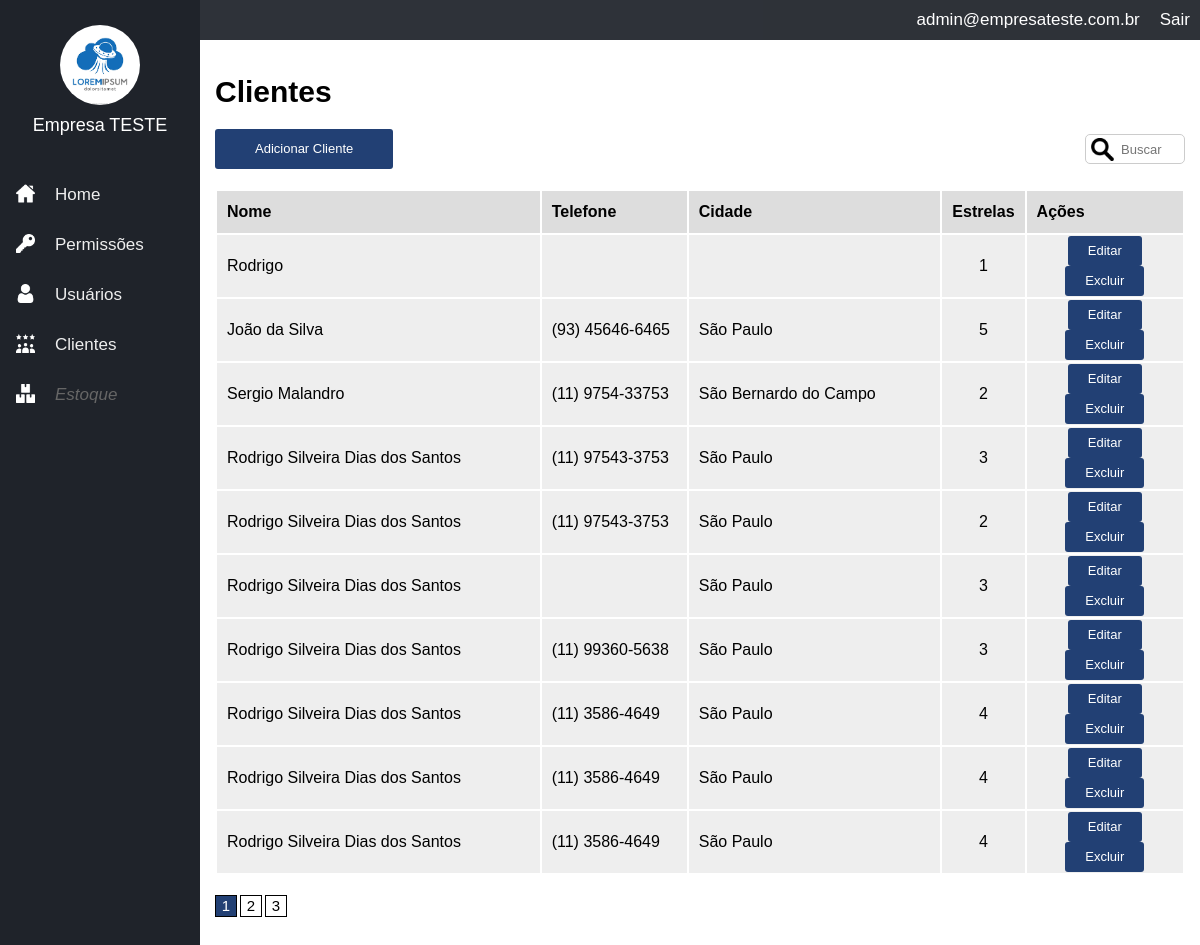
Page /clients (signed in) on the earlier database version.
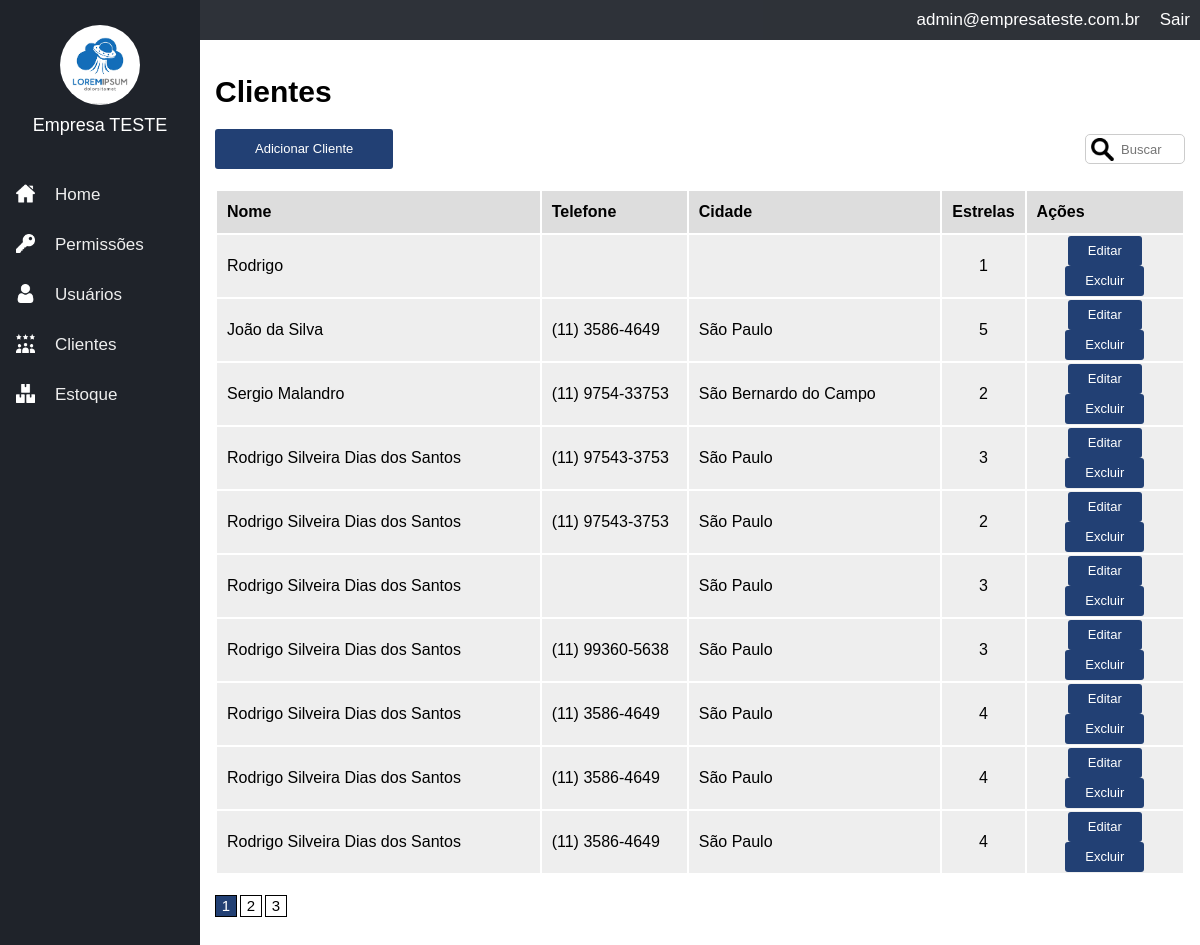
Same page on the later database version.
### tables this page shows
CREATE TABLE IF NOT EXISTS `clients` (
  `id` int(11) NOT NULL AUTO_INCREMENT,
  `id_company` int(11) NOT NULL,
  `name` varchar(100) NOT NULL,
  `email` varchar(100) DEFAULT NULL,
  `phone` varchar(50) DEFAULT NULL,
  `address` varchar(100) DEFAULT NULL,
  `address_neighb` varchar(100) DEFAULT NULL,
  `address_city` varchar(50) DEFAULT NULL,
  `address_state` varchar(50) DEFAULT NULL,
  `address_country` varchar(50) DEFAULT NULL,
  `address_zipcode` varchar(50) DEFAULT NULL,
  `stars` int(11) DEFAULT 3,
  `internal_obs` text DEFAULT NULL,
  `address_number` varchar(50) DEFAULT NULL,
  `address2` varchar(100) DEFAULT NULL,
  PRIMARY KEY (`id`)
);

### config.php (called while the page is built, shortened)
<?php
$config= array();
if (ENVIRONMENT=="development"){
    $config['dbname']='contaazul';
    $config['host']='localhost';
    $config['dbuser']='root';
    $config['dbpass']='';
} else{
}

### models/Users.php (called while the page is built, shortened)
<?php
class Users extends model {
    private $userInfo;
    private $permissions;
    public function setLoggedUser() {
        if(isset($_SESSION['ccUser']) && !empty($_SESSION['ccUser'])) {
            $id = $_SESSION['ccUser'];
            $sql = $this->db->prepare("SELECT * FROM users WHERE id = :id");
            $sql->bindValue(':id', $id);
            $sql->execute();
            if($sql->rowCount() > 0) {
                $this->userInfo = $sql->fetch();
                $this->permissions = new Permissions();
                $this->permissions->setGroup($this->userInfo['id_group'], $this->userInfo['id_company']);
            }
        }
    }
    public function hasPermission($name) {
        return $this->permissions->hasPermission($name);
    }
    public function getCompany() {
        if(isset($this->userInfo['id_company'])) {
            return $this->userInfo['id_company'];
        } else {
            return 0;
        }
    }
    public function getEmail() {
        if(isset($this->userInfo['email'])) {
            return $this->userInfo['email'];
        } else {
            return '';
        }
    }
}

### models/Permissions.php (called while the page is built, shortened)
<?php
class Permissions extends model {
    private $permissions;
    public function setGroup($id, $id_company) {
        $this->permissions = array();
        $sql = $this->db->prepare("SELECT params FROM permission_groups WHERE id = :id AND id_company = :id_company");
        $sql->bindValue(':id', $id);
        $sql->bindValue(':id_company', $id_company);
        $sql->execute();
        if($sql->rowCount() > 0) {
            $row = $sql->fetch();
            $params = $row['params'];
            $sql = $this->db->prepare("SELECT name FROM permission_params WHERE id IN ($params) AND id_company = :id_company");
            $sql->bindValue(':id_company', $id_company);
            $sql->execute();
            if($sql->rowCount() > 0) {
                foreach($sql->fetchAll() as $item) {
                    $this->permissions[] = $item['name'];
                }
            }
        }
    }
    public function hasPermission($name) {
        if(in_array($name, $this->permissions)) {
            return true;
        } else {
            return false;
        }
    }
}

### core/controller.php (called while the page is built, shortened)
<?php
class controller {
    public function loadTemplate($viewName, $viewData = array()){
        include 'views/template.php';
    }
    public function loadViewInTemplate($viewName, $viewData = array()){
        extract($viewData);
        include 'views/'.$viewName.'.php';
    }
}

### core/core.php (called while the page is built, shortened)
<?php
class Core {
    public function run(){
        $url= explode("index.php",$_SERVER['PHP_SELF']);
        $url= end($url);
        $params=array();
        if(!empty($url)){
            $url=explode('/',$url);
            array_shift($url);
            array_shift($url);
            if(isset($url[0])){
                $currentAction=$url[0];
                array_shift($url);
            }else{
                $currentAction='index';
            }
        }else{
            $currentController='homeController';
            $currentAction='index';
        }
        require_once 'core/controller.php';
        $c= new $currentController();
        call_user_func_array(array($c,$currentAction),$params);
    }
   }

### index.php (called while the page is built, shortened)
<?php
require'config.php';
$core= new Core();
$core->run();
?>

### core/model.php (called while the page is built, shortened)
<?php
class model {
    public function __construct(){
        global $config;
        $this->db=new PDO("mysql:dbname=".$config['dbname'].';host='.$config['host'],$config['dbuser'],$config['dbpass']);
    }
}

### models/Clients.php (called while the page is built, shortened)
<?php
class Clients extends model {
    public function getList($offset, $id_company) {
        $data = array();
        $sql = $this->db->prepare("SELECT * FROM clients WHERE id_company = :id_company LIMIT $offset, 10");
        $sql->bindValue(":id_company", $id_company);
        $sql->execute();
        if($sql->rowCount() > 0) {
            $data = $sql->fetchAll();
        }
        return $data;
    }
}

### models/Companies.php (called while the page is built, shortened)
<?php
class Companies extends model {
    private $companyInfo;
    public function __construct($id) {
        $sql = $this->db->prepare("SELECT * FROM companies WHERE id = :id");
        $sql->bindValue(':id', $id);
        $sql->execute();
        if($sql->rowCount() > 0) {
            $this->companyInfo = $sql->fetch();
        }
    }
    public function getName() {
        if(isset($this->companyInfo['name'])){
            return $this->companyInfo['name'];
        } else {
            return '';
        }
    }
}

### views/clients.php (the view, shortened to what this page needs)
<h1>Clientes</h1>
<?php if($edit_permission): ?>
<div class="button"><a href="<?php echo BASE_URL; ?>/clients/add" class="button">Adicionar Cliente</a></div>
<input type="text" id="busca" data-type="search_clients" placeholder="Buscar" autocomplete="off"/>
<?php endif; ?>
<table border="0" width="100%">
    <tr>
        <th>Nome</th>
        <th>Telefone</th>
        <th>Cidade</th>
        <th>Estrelas</th>
        <th>Ações</th>
    </tr>
    <?php foreach($clients_list as $c): ?>
    <tr>
        <td width="400"><?php echo $c['name']; ?></td>
        <td width="150"><?php echo $c['phone']; ?></td>
        <td width="300"><?php echo $c['address_city']; ?></td>
        <td width="10" style="text-align:center"><?php echo $c['stars']; ?></td>
        <td width="160" style="text-align:center">
            <?php if($edit_permission): ?>
                <a class="button button_small" href="<?php echo BASE_URL; ?>/clients/edit/<?php echo $c['id']; ?>">Editar</a>
                <a class="button button_small" href="<?php echo BASE_URL; ?>/clients/delete/<?php echo $c['id']; ?>" onclick="return confirm('Deseja realmente excluir esse item?')">Excluir</a>
            <?php else: ?>
                <a class="button button_small" href="<?php echo BASE_URL; ?>/clients/view/<?php echo $c['id']; ?>">Visualizar</a>
            <?php endif; ?>
        </td>
    </tr>
    <?php endforeach; ?>
</table>
<div class="pagination">
<?php for($q=1;$q<=$p_count;$q++): ?>
    <a class="pag_item <?php echo ($q==$p)?'pag_ativo':''; ?>" href="<?php echo BASE_URL; ?>/clients?p=<?php echo $q; ?>"><?php echo $q; ?></a>
<?php endfor; ?>
</div>

### controllers/clientsController.php (shortened to what this page needs)
<?php
class clientsController extends controller
{
    public function index() {
        $data = array();
        $u = new Users();
        $u->setLoggedUser();
        $company = new Companies($u->getCompany());
        $data['company_name'] = $company->getName();
        $data['user_email'] = $u->getEmail();
        if ($u->hasPermission('clients_view')) {
            $c = new Clients();
            $data['p'] = 1;
            $offset = ( 10 * ($data['p']-1) );
            $data['clients_list'] = $c->getList($offset, $u->getCompany());
            $data['clients_count'] = $c->getCount($u->getCompany());
            $data['p_count'] = ceil( $data['clients_count'] /10 );
            $data['edit_permission'] = $u->hasPermission('clients_edit');
            $pcontrol = new permissionsController();
            $data['menu'] = $pcontrol->disableMenu();
            $this->loadTemplate('clients', $data);
        } else {
            header("Location: " . BASE_URL);
        }
    }
}

### views/template.php (shortened to what this page needs)
<html>
    <head>
        <link href="<?php echo BASE_URL; ?>/assets/css/template.css" rel="stylesheet"/>
    </head>
    <body>
        <div class="leftmenu">
            <div class="logo_company">
                <img src="<?php echo BASE_URL; ?>/assets/images/logo.png">
            </div>
            <div class="company_name">
                <?php echo $viewData['company_name']; ?>
            </div>
            <div class="menuarea">
                <ul>
                    <li><a href="<?php echo BASE_URL; ?>">Home</a></li>
                    <li><a href="<?php echo BASE_URL; ?>/permissions" data-menu="<?php echo $viewData['menu']['permissions_view']; ?>">Permissões</a></li>
                    <li ><a href="<?php echo BASE_URL; ?>/users" data-menu="<?php echo $viewData['menu']['users_view']; ?>">Usuários</a></li>
                    <li ><a href="<?php echo BASE_URL; ?>/clients" data-menu="<?php echo $viewData['menu']['clients_view']; ?>">Clientes</a></li>
                    <li ><a href="<?php echo BASE_URL; ?>/inventory" data-menu="<?php echo $viewData['menu']['inventory_view']; ?>">Estoque</a></li>
                </ul>
            </div>
        </div>
        <div class="container">
            <div class="top">
                <div class="top_right"><a href="<?php echo BASE_URL.'/login/logout'; ?>">Sair</a></div>
                <div class="top_right"><?php echo $viewData['user_email']; ?></div>
            </div>
            <div class="area">
                <?php $this->loadViewInTemplate($viewName, $viewData); ?>
            </div>
        </div>
    </body>
</html>

### assets/css/template.css (style rules this page uses)
body { margin:0; padding:0; font-size:15px; font-family:Arial; }
.leftmenu { width:200px; height:100%; background-color:#1f232a; position:fixed; left:0; top:0; bottom:0; }
.logo_company { height:100px; color:#FFF; text-align:center; padding-top:10px; }
.logo_company img { margin-top:15px; width:80px; height:80px; border-radius:50px; }
.company_name { height:50px; line-height:30px; font-size:18px; color:#FFF; text-align:center; padding-bottom:10px; }
.container { padding-left:200px; }
.top { height:40px; background-color:#1f232a; color:#FFF; font-size:17px; opacity:0.93; }
.top_right { float:right; height:40px; line-height:40px; padding-left:10px; padding-right:10px; }
.top_right a { color:#FFF; text-decoration:none; }
.menuarea { color:#FFF; }
.menuarea ul { margin:0; padding:0; list-style:none; }
.menuarea li { height:50px; line-height:50px; font-size:17px; padding-left:55px; background-size:19px 19px; background-repeat: no-repeat; background-position:16px 14px; transition:all ease 0.1s; }
.menuarea li a { color:#EEE; text-decoration:none; display:block; }
.menuarea li:nth-child(1) { background-image:url('../images/home.png'); }
.menuarea li:nth-child(2) { background-image:url('../images/key.png'); }
.menuarea li:nth-child(3) { background-image:url('../images/user.png'); }
.menuarea li:nth-child(4) { background-image:url('../images/stars.png'); }
.menuarea li:nth-child(5) { background-image:url('../images/inventory.png'); }
.area { padding:15px; }
input[type=text], input[type=email], input[type=password], input[type=number], select, textarea { width:100%; height:30px; font-size:13px; outline:0; padding-left:5px; padding-right:5px; margin-top:5px; }
input[type=submit], button, .button { border:0px; background-color:#224074; color:#FFF; height:40px; line-height:40px; border-radius:3px; padding-left:20px; padding-right:20px; cursor:pointer; font-size:13px; display: inline-block; }
.button_small { height:30px; line-height:30px; text-decoration:none; }
.button a { color:#FFF; text-decoration:none; }
table { margin-top:20px; }
table th { height:40px; line-height:40px; background-color:#DDD; text-align:left; padding-left:10px; padding-right:10px; }
table td { height:40px; line-height:40px; background-color:#EEE; text-align:left; padding-left:10px; padding-right:10px; }
.pagination { margin-top:20px; margin-bottom:20px; }
.pag_item { width:20px; height:20px; float:left; border:1px solid #000; margin-right: 3px; text-align: center; line-height: 20px; color:#000; text-decoration: none; }
.pag_ativo { background-color:#224074; color:#FFF; }
#busca { width:100px; float:right; background-image:url('../images/search.png'); background-repeat: no-repeat; background-size:23px 23px; background-position: 5px; padding-left: 35px; border-radius:5px; border:1px solid #CCC; }
.menuarea li [data-menu="disabled"] { color:#666; cursor:not-allowed; font-style:italic; }

Differences in the rows shown:
changed clients "João da Silva": phone "(93) 45646-6465" → "(11) 3586-4649"
